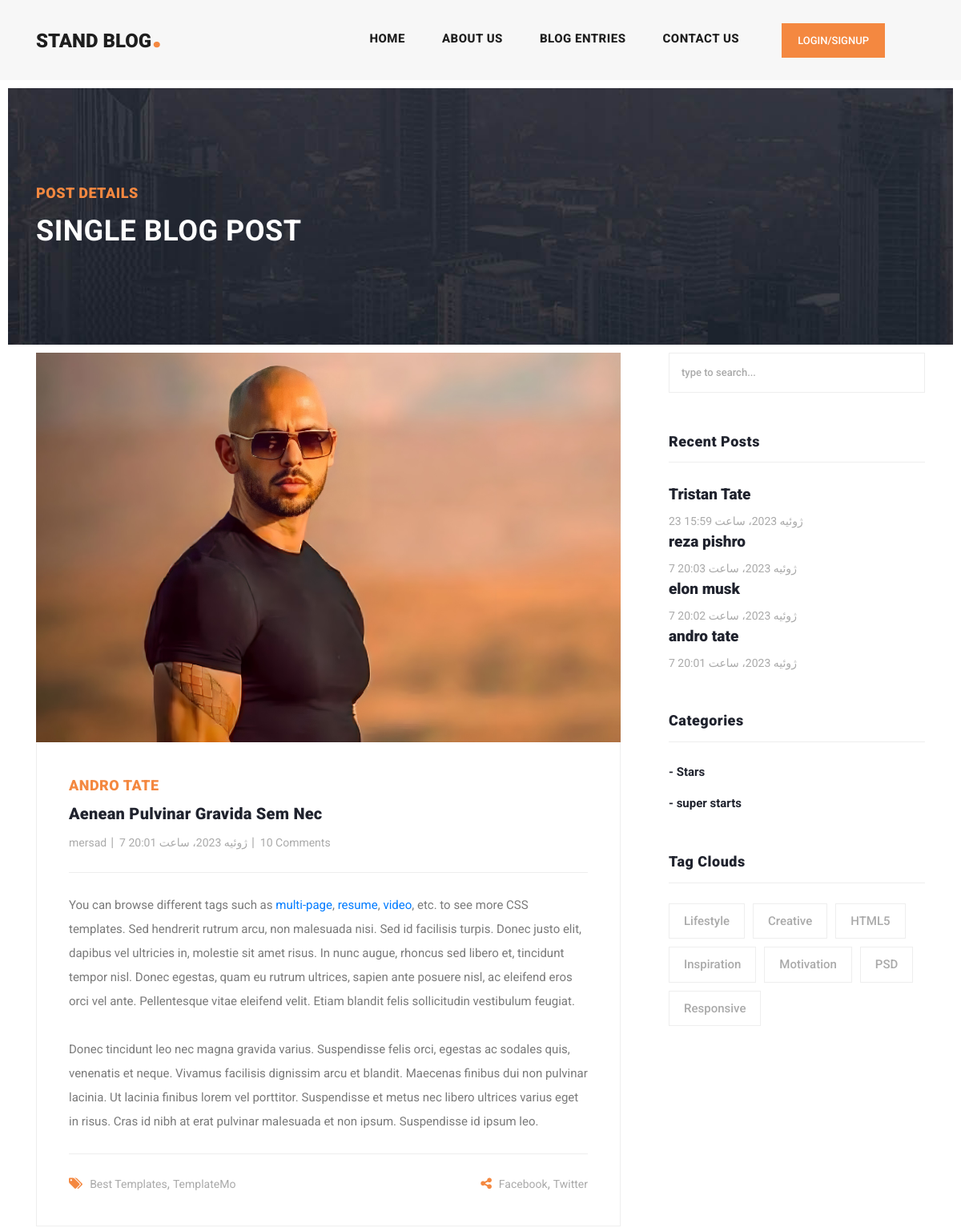
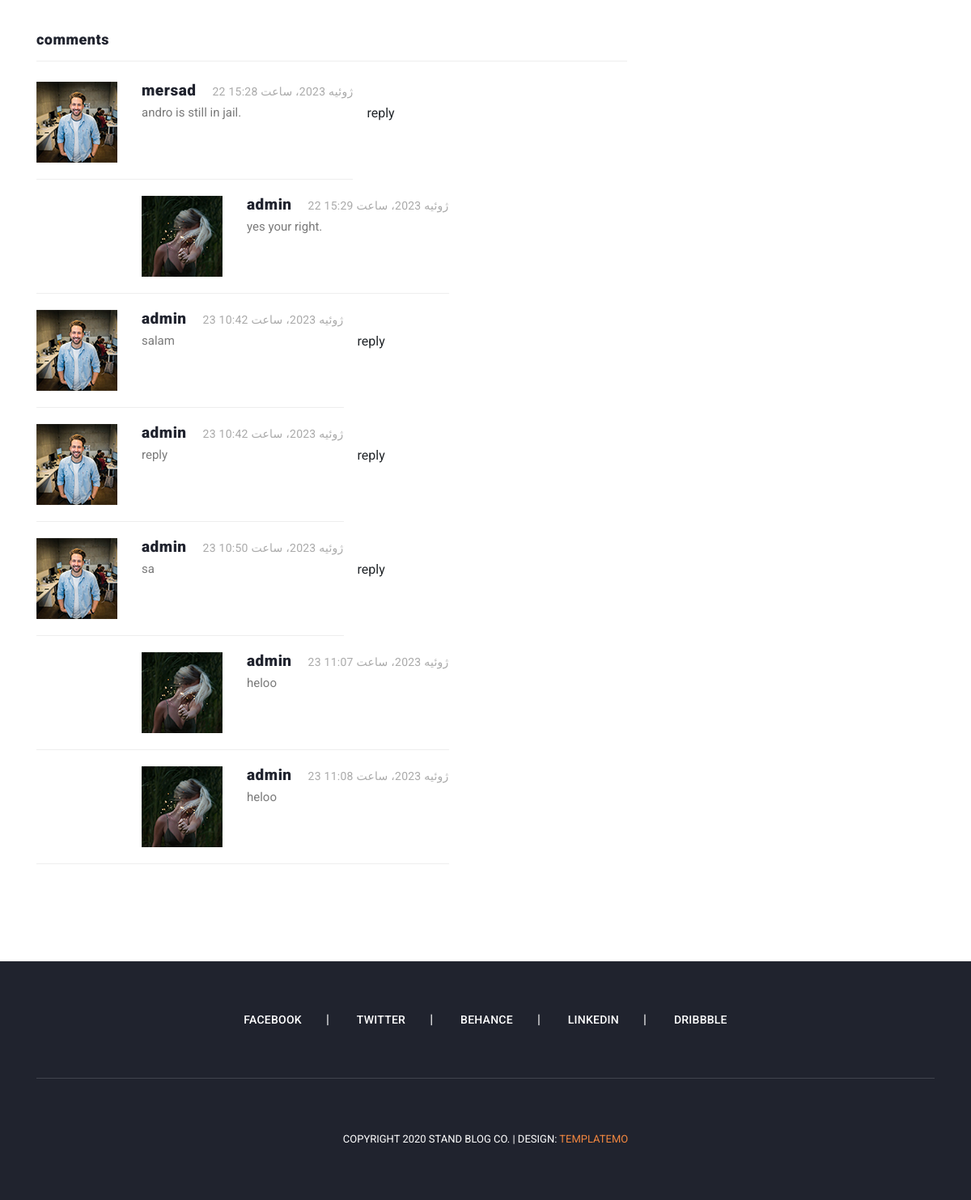
The page /articles/detail/andro-tate on the database its author committed (2 pictures, top to bottom).
### index/models.py (models this page shows, shortened)
class Article(models.Model):
    author = models.ForeignKey(User, on_delete=models.CASCADE)
    category = models.ManyToManyField(Category)
    title = models.CharField(max_length=50)
    descr = models.TextField()
    image = models.ImageField(upload_to='index/images', blank=True, null=True)
    time_created = models.DateTimeField(auto_now_add=True)
    star = models.BooleanField()
    slug = models.SlugField(null=True, blank=True, unique=True)
    class Meta:
        verbose_name = "مطلب"
        verbose_name_plural = "مطالب"

class Comment(models.Model):
    article = models.ForeignKey(Article, on_delete=models.CASCADE, related_name='comments')
    user = models.ForeignKey(User, on_delete=models.CASCADE, related_name='comments')
    parent = models.ForeignKey('self', on_delete=models.CASCADE,null=True, blank=True, related_name='replies')
    body = models.TextField()
    created = models.DateTimeField(auto_now_add=True)

class Category(models.Model):
    subcategory = models.CharField(max_length=20)

### Blog/views.py (the view)
# urls.py: path('detail/<slug:slug>', views.detail_page, name="article_detail"),
def detail_page(request, slug):
    articles = Article.objects.get(slug=slug)
    if request.method == 'POST':
        body = request.POST.get('body')
        parent_id = request.POST.get('parent_id')
        Comment.objects.create(body=body, article=articles, user=request.user, parent_id=parent_id)
    return render(request, 'index/post-details.html', context={'articles': articles})

### context_processors/context_processors.py (called while the page is built)
def recent_articles(request):
    recent_articles = Article.objects.order_by('-time_created')
    return {"recent_articles": recent_articles}

def categories(request):
    categories = Category.objects.all()
    return {'categories': categories}

### index/templates/index/post-details.html (shortened to what this page needs)
{% extends 'base.html' %}
{% load static %}
{% block content %}
    <div class="heading-page header-text">
        <section class="page-heading">
            <div class="container">
                <div class="row">
                    <div class="col-lg-12">
                        <div class="text-content">
                            <h4>Post Details</h4>
                            <h2>Single blog post</h2>
                        </div>
                    </div>
                </div>
            </div>
        </section>
    </div>
    <section class="blog-posts grid-system">
        <div class="container">
            <div class="row">
                <div class="col-lg-8">
                    <div class="all-blog-posts">
                        <div class="row">
                            <div class="col-lg-12">
                                <div class="blog-post">
                                    <div class="blog-thumb">
                                        <img src="{{ articles.image.url }}" alt="">
                                    </div>
                                    <div class="down-content">
                                        <span>{{ articles.title }}</span>
                                        <a href="post-details.html"><h4>Aenean pulvinar gravida sem nec</h4></a>
                                        <ul class="post-info">
                                            <li><a href="#">{{ articles.author }}</a></li>
                                            <li><a href="#">{{ articles.time_created }}</a></li>
                                            <li><a href="#">10 Comments</a></li>
                                        </ul>
                                        <p>You can browse different tags such as <a rel="nofollow"
                                                                                    href="https://templatemo.com/tag/multi-page"
                                                                                    target="_parent">multi-page</a>, <a
                                                rel="nofollow" href="https://templatemo.com/tag/resume"
                                                target="_parent">resume</a>, <a rel="nofollow"
                                                                                href="https://templatemo.com/tag/video"
                                                                                target="_parent">video</a>, etc. to see
                                            more CSS templates. Sed hendrerit rutrum arcu, non malesuada nisi. Sed id
                                            facilisis turpis. Donec justo elit, dapibus vel ultricies in, molestie sit
                                            amet risus. In nunc augue, rhoncus sed libero et, tincidunt tempor nisl.
                                            Donec egestas, quam eu rutrum ultrices, sapien ante posuere nisl, ac
                                            eleifend eros orci vel ante. Pellentesque vitae eleifend velit. Etiam
                                            blandit felis sollicitudin vestibulum feugiat.
                                            <br><br>Donec tincidunt leo nec magna gravida varius. Suspendisse felis
                                            orci, egestas ac sodales quis, venenatis et neque. Vivamus facilisis
                                            dignissim arcu et blandit. Maecenas finibus dui non pulvinar lacinia. Ut
                                            lacinia finibus lorem vel porttitor. Suspendisse et metus nec libero
                                            ultrices varius eget in risus. Cras id nibh at erat pulvinar malesuada et
                                            non ipsum. Suspendisse id ipsum leo.</p>
                                        <div class="post-options">
                                            <div class="row">
                                                <div class="col-6">
                                                    <ul class="post-tags">
                                                        <li><i class="fa fa-tags"></i></li>
                                                        <li><a href="#">Best Templates</a>,</li>
                                                        <li><a href="#">TemplateMo</a></li>
                                                    </ul>
                                                </div>
                                                <div class="col-6">
                                                    <ul class="post-share">
                                                        <li><i class="fa fa-share-alt"></i></li>
                                                        <li><a href="#">Facebook</a>,</li>
                                                        <li><a href="#"> Twitter</a></li>
                                                    </ul>
                                                </div>
                                            </div>
                                        </div>
                                    </div>
                                </div>
                            </div>
                            <div class="col-lg-12">
                                <div class="sidebar-item comments">
                                    <div class="sidebar-heading">
                                        <h2>{{ forloop.counter }} comments</h2>
                                    </div>
                                    <div class="content">
                                        <ul>
                                            {% for comment in articles.comments.all %}
                                                {% if comment.parent == None %}
                                                    <li>
                                                        <div class="author-thumb">
                                                            <img src="{% static "images/comment-author-01.jpg" %}"
                                                                 alt="">
                                                        </div>
                                                        <div class="right-content">
                                                            <h4>{{ comment.user }}<span>{{ comment.created }}</span>
                                                            </h4>
                                                            <p>{{ comment.body }}</p>
                                                        </div>
                                                    </li>
                                                    <buttona class="btn" onclick="set_value({{ comment.id }})">reply</buttona>
                                                {% else %}
                                                    <li class="replied">
                                                        <div class="author-thumb">
                                                            <img src="{% static "images/comment-author-02.jpg" %}"
                                                                 alt="">
                                                        </div>
                                                        <div class="right-content">
                                                            <h4>{{ comment.user }}<span>{{ comment.created }}</span>
                                                            </h4>
                                                            <p>{{ comment.body }}</p>
                                                        </div>
                                                    </li>
                                                {% endif %}
                                            {% endfor %}
                                        </ul>
                                    </div>
                                </div>
                            </div>
                        </div>
                    </div>
                </div>
                <div class="col-lg-4">
                    <div class="sidebar">
                        <div class="row">
                            <div class="col-lg-12">
                                <div class="sidebar-item search">
                                    <form id="search_form" name="gs" method="GET" action="#">
                                        <input type="text" name="q" class="searchText" placeholder="type to search..."
                                               autocomplete="on">
                                    </form>
                                </div>
                            </div>
                            {% include 'includes/sidebar.html' %}
                            {% include 'includes/categories.html' %}
                            <div class="col-lg-12">
                                <div class="sidebar-item tags">
                                    <div class="sidebar-heading">
                                        <h2>Tag Clouds</h2>
                                    </div>
                                    <div class="content">
                                        <ul>
                                            <li><a href="#">Lifestyle</a></li>
                                            <li><a href="#">Creative</a></li>
                                            <li><a href="#">HTML5</a></li>
                                            <li><a href="#">Inspiration</a></li>
                                            <li><a href="#">Motivation</a></li>
                                            <li><a href="#">PSD</a></li>
                                            <li><a href="#">Responsive</a></li>
                                        </ul>
                                    </div>
                                </div>
                            </div>
                        </div>
                    </div>
                </div>
            </div>
        </div>
    </section>
{% endblock %}

### templates/includes/sidebar.html
<div class="col-lg-12">
    <div class="sidebar-item recent-posts">
        <div class="sidebar-heading">
            <h2>Recent Posts</h2>
        </div>
        <div class="content">
            {% for article in recent_articles %}
                <ul>
                    <li><a href="post-details.html">
                        <h5>{{ article.title }}</h5>
                        <span>{{ article.time_created }}</span>
                    </a></li>
                </ul>
            {% endfor %}
        </div>
    </div>
</div>

### templates/includes/categories.html
<div class="col-lg-12">
    <div class="sidebar-item categories">
        <div class="sidebar-heading">
            <h2>Categories</h2>
        </div>
        <div class="content">
            <ul>
                {% for category in categories %}
                <li><a href="{% url "Blog:category_articles" category.id %}">- {{ category.subcategory }}</a></li>
                {% endfor %}
            </ul>
        </div>
    </div>
</div>

### rows shown on the page
Article: image (picture), title "ANDRO TATE", author "mersad", time_created "7 ژوئیه 2023، ساعت 20:01", title "andro tate"
Comment: user "mersad", created "22 ژوئیه 2023، ساعت 15:28", body "andro is still in jail."
Comment: user "admin", created "22 ژوئیه 2023، ساعت 15:29", body "yes your right."
Comment: user "admin", created "23 ژوئیه 2023، ساعت 10:42", body "salam"
Comment: user "admin", created "23 ژوئیه 2023، ساعت 10:42", body "reply"
Comment: user "admin", created "23 ژوئیه 2023، ساعت 10:50", body "sa"
Comment: user "admin", created "23 ژوئیه 2023، ساعت 11:07", body "heloo"
Comment: user "admin", created "23 ژوئیه 2023، ساعت 11:08", body "heloo"
Article: title "Tristan Tate", time_created "23 ژوئیه 2023، ساعت 15:59"
Article: title "reza pishro", time_created "7 ژوئیه 2023، ساعت 20:03"
Article: title "elon musk", time_created "7 ژوئیه 2023، ساعت 20:02"
Category: subcategory "Stars"
Category: subcategory "super starts"
